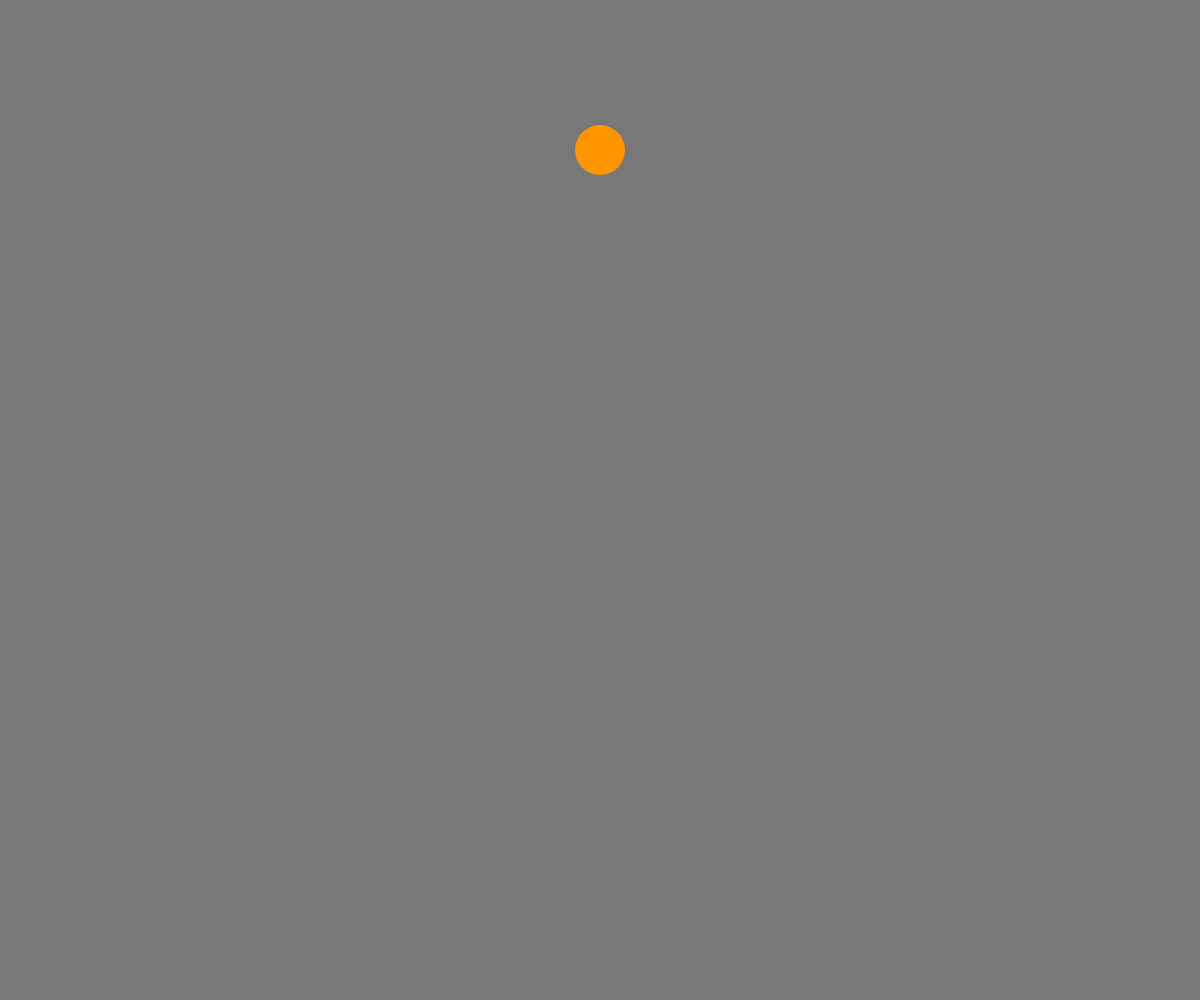
Frame 1 (no input)
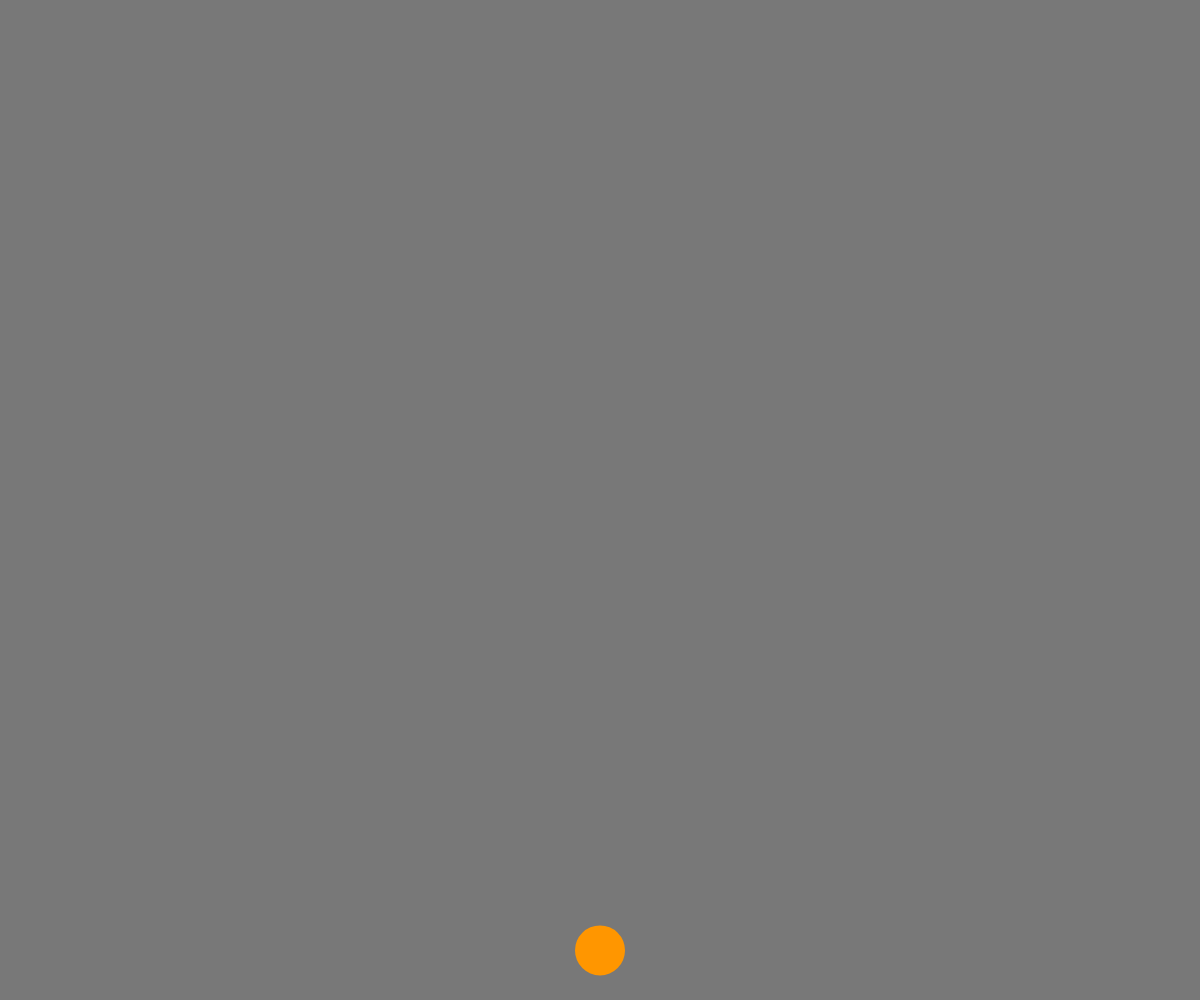
Frame 60 (no input)
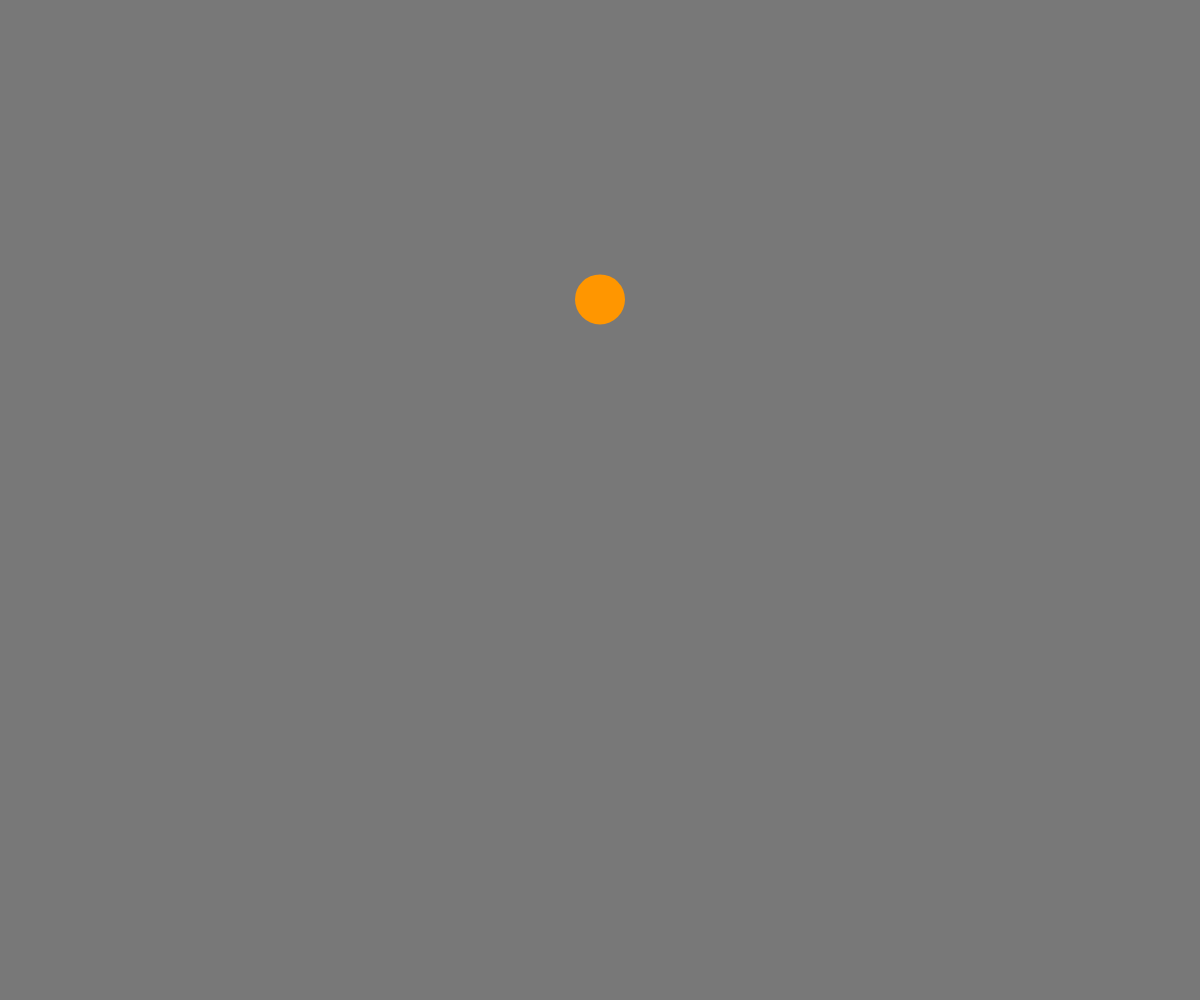
Frame 120 (the mouse pressed at the canvas centre since frame 60)

The p5.js sketch that drew these frames (run headless with seeded random() and noise() and a simulated clock; from frame 60 on, the mouse is pressed at the canvas centre):

// p5.js sketch
// ── sketch.js
//alert("Holi"); 

/*
Este es un código que hace que la pelota rebote en el borde inferior de la pantalla.
*/

let posY = 150; 
let velY = 0;

function setup() {
  createCanvas(windowWidth, windowHeight);

}

function draw(){
  background(120);
  fill(255, 150, 0);
  noStroke();
  circle(width/2, posY, 50);
  posY += velY;
  velY += 0.5;
  console.log(velY);
  if(posY > height -25) {
    velY *= -0.9;
  } 

}
